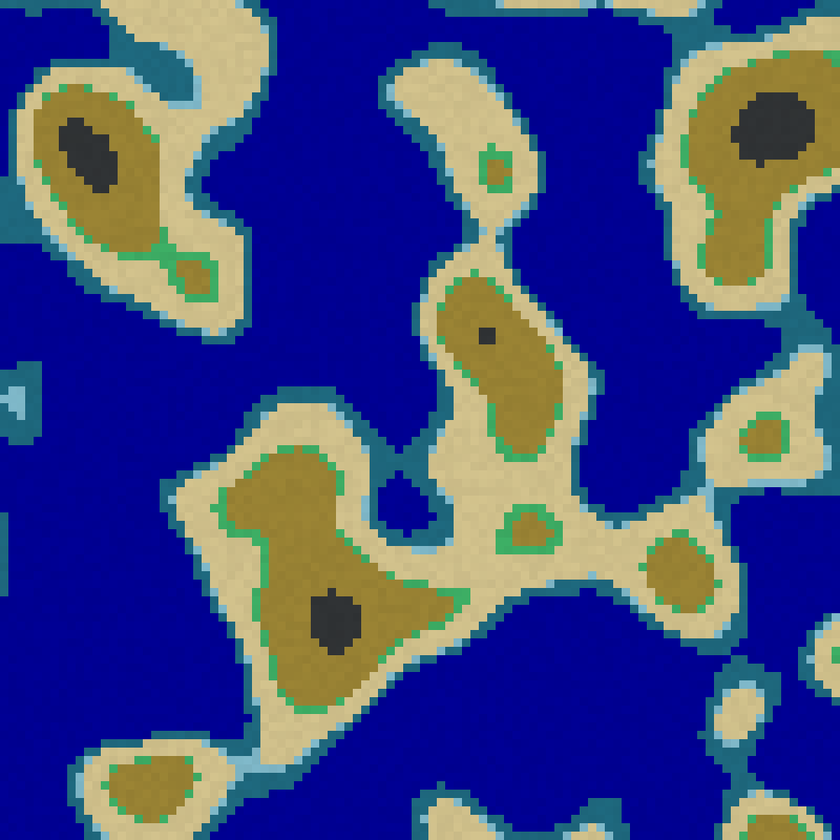
#> input picture surface.png, 840 x 840 px, shrunk from 1000 x 1000 before the run
$ python heightmap3d.py
#> lines starting #> are read from the running program, lines starting #| are printed output that depends on the picture
import cv2
import matplotlib.pyplot as plt
import numpy as np

def hmap():
    image = cv2.imread('surface.png')
#> image is the input picture: shape (840, 840, 3); mean B, G, R 129.4, 74.3, 67.3
    image = cv2.cvtColor(image, cv2.COLOR_BGR2RGB)
    heightmap = np.mean(image, axis=2)  # Average RGB values for brightness
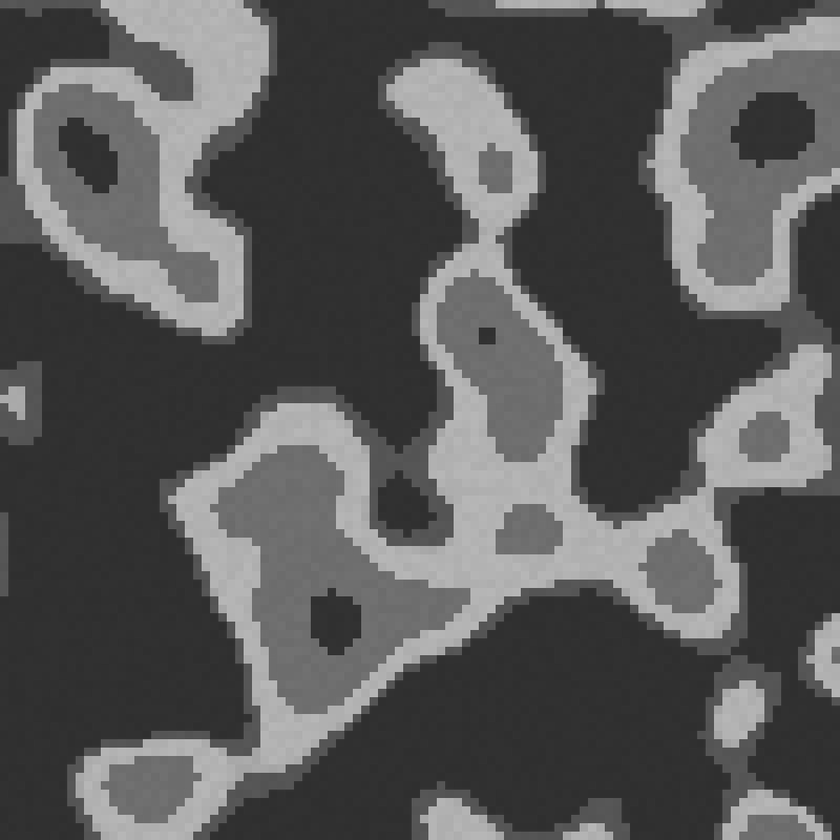
#> heightmap: shape (840, 840) float64; min 36, max 204, mean 90.3
    heightmap = heightmap / 255.0 * 10  # Scale to height range 0-10
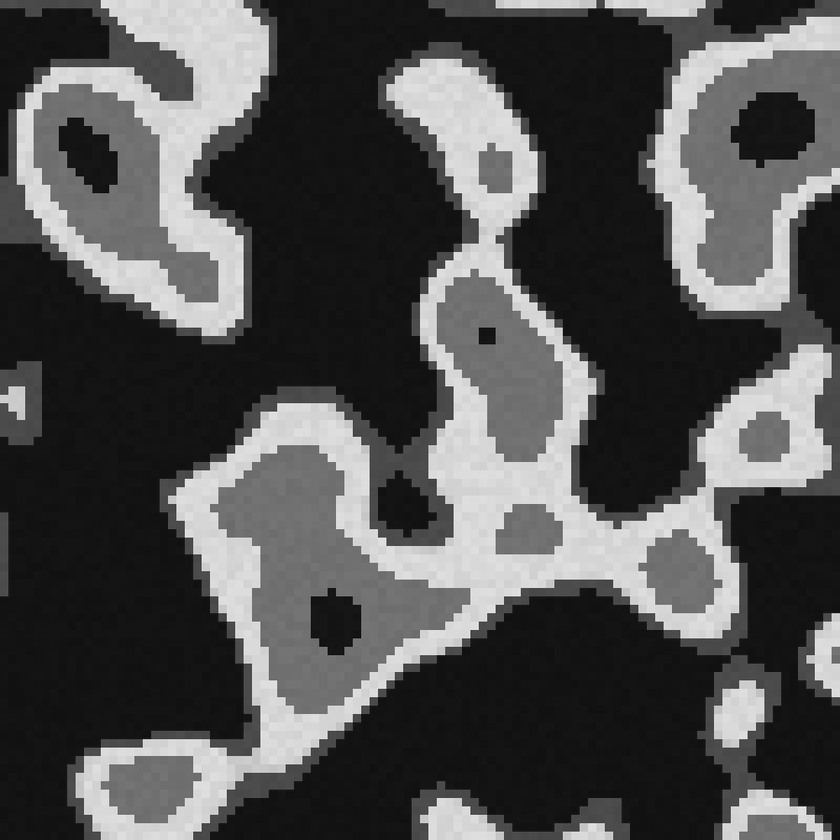
#> heightmap: shape (840, 840) float64; min 1.41, max 8, mean 3.54; drawn with min black and max white
    return heightmap

img = hmap()
print(img)
#> (printed output is left out)
plt.imsave('heightmap.png',img)
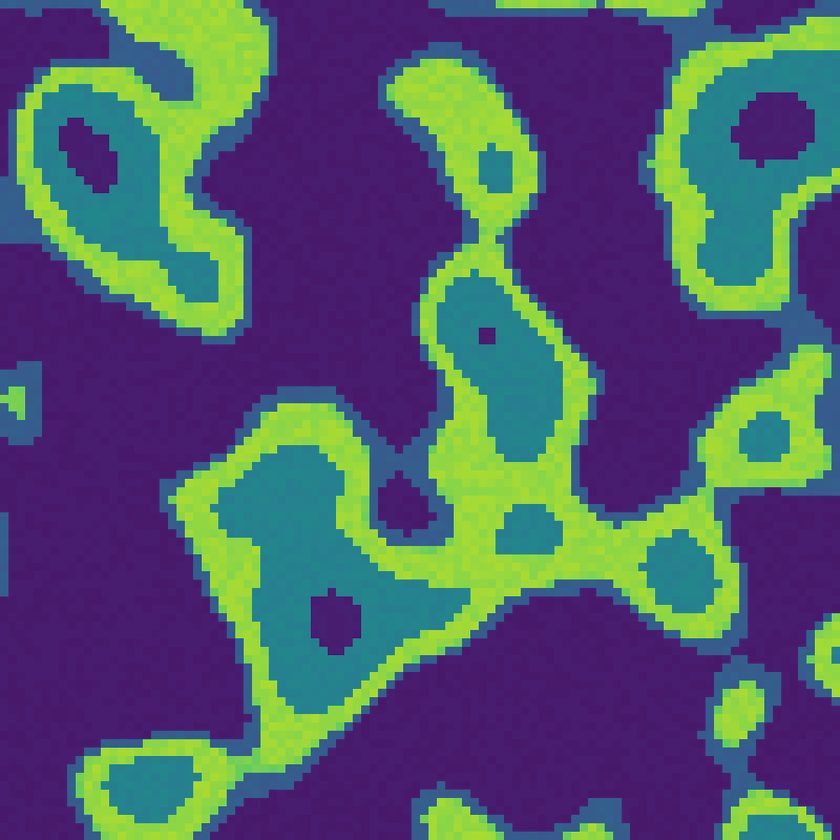
#> saved as heightmap.png: shape (840, 840, 3); mean R, G, B 81.6, 91.3, 107.4
